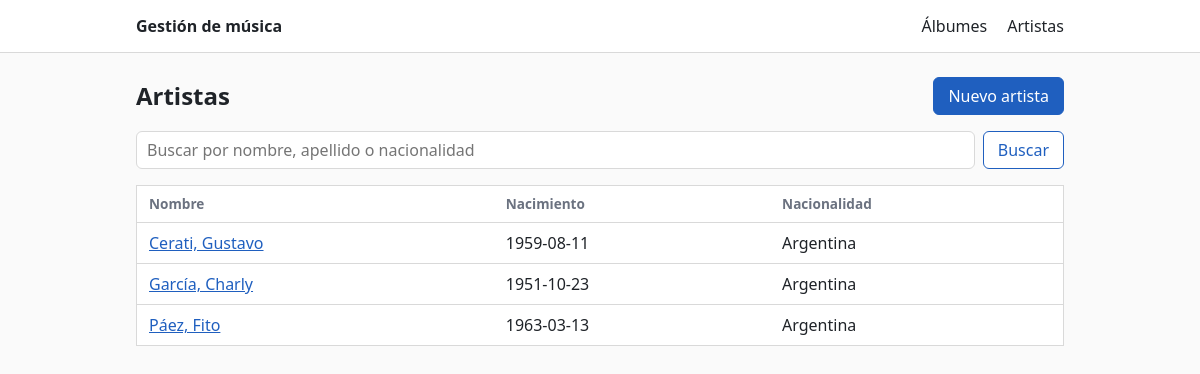
Page /artistas on the committed database.
### tables this page shows
CREATE TABLE Artistas (
    artista_id       INT UNSIGNED NOT NULL AUTO_INCREMENT,
    nombre           VARCHAR(80)  NOT NULL,
    apellido         VARCHAR(80)  NOT NULL,
    fecha_nacimiento DATE         NULL,
    nacionalidad     VARCHAR(60)  NULL,
    PRIMARY KEY (artista_id),
    KEY idx_artistas_apellido_nombre (apellido, nombre)
);

### src/Support/View.php (called while the page is built, shortened)
<?php
final class View
{
    public static function render(string $plantilla, array $datos = [], int $estado = 200): void
    {
        $raiz = dirname(__DIR__, 2) . '/templates';
        extract($datos, EXTR_SKIP);
        require $raiz . '/' . $plantilla . '.php';
        require $raiz . '/layout.php';
    }
}

### src/Controller/ArtistaController.php (called while the page is built, shortened)
<?php
final class ArtistaController
{
    public function index(array $query): void
    {
        $busqueda = Entrada::texto($query, 'q');
        View::render('artistas/index', [
            'artistas' => $this->artistas->listar($busqueda),
            'q'        => $busqueda,
        ]);
    }
}

### public/index.php (called while the page is built, shortened)
<?php
require __DIR__ . '/../src/autoload.php';
$config = require __DIR__ . '/../config/config.php';
try {
    $pdo = Database::conectar($config['db']);
    $artistaRepo = new ArtistaRepository($pdo);
    $albumRepo = new AlbumRepository($pdo);
    $albumService = new AlbumService($albumRepo, $artistaRepo);
    $artistaService = new ArtistaService($artistaRepo);
    $albumes = new AlbumController($albumService);
    $artistas = new ArtistaController($artistaService);
    $router = new Router();
    $router->agregar('GET', '/', static fn () => View::redirigir('/albumes'));
    $router->agregar('GET', '/albumes', static fn () => $albumes->index($_GET));
    $router->agregar('GET', '/albumes/nuevo', static fn () => $albumes->nuevo());
    $router->agregar('POST', '/albumes', static fn () => $albumes->crear($_POST));
    $router->agregar('GET', '/albumes/(\d+)', static fn (int $id) => $albumes->detalle($id));
    $router->agregar('GET', '/albumes/(\d+)/editar', static fn (int $id) => $albumes->editar($id));
    $router->agregar('POST', '/albumes/(\d+)', static fn (int $id) => $albumes->actualizar($id, $_POST));
    $router->agregar('POST', '/albumes/(\d+)/eliminar', static fn (int $id) => $albumes->eliminar($id));
    $router->agregar('POST', '/albumes/(\d+)/artistas', static fn (int $id) => $albumes->vincularArtista($id, $_POST));
    $router->agregar('POST', '/albumes/(\d+)/artistas/(\d+)/quitar', static fn (int $id, int $artistaId) => $albumes->desvincularArtista($id, $artistaId));
    $router->agregar('GET', '/artistas', static fn () => $artistas->index($_GET));
    $router->agregar('GET', '/artistas/nuevo', static fn () => $artistas->nuevo());
    $router->agregar('POST', '/artistas', static fn () => $artistas->crear($_POST));
    $router->agregar('GET', '/artistas/(\d+)', static fn (int $id) => $artistas->detalle($id));
    $router->agregar('GET', '/artistas/(\d+)/editar', static fn (int $id) => $artistas->editar($id));
    $router->agregar('POST', '/artistas/(\d+)', static fn (int $id) => $artistas->actualizar($id, $_POST));
    $router->agregar('POST', '/artistas/(\d+)/eliminar', static fn (int $id) => $artistas->eliminar($id));
    $metodo = $_SERVER['REQUEST_METHOD'] ?? 'GET';
    $ruta = parse_url($_SERVER['REQUEST_URI'] ?? '/', PHP_URL_PATH) ?: '/';
    $router->despachar($metodo, $ruta);
} catch (NoEncontradoException $e) {
    View::render('error', ['codigo' => 404, 'mensaje' => $e->getMessage()], 404);
} catch (Throwable $e) {
    error_log((string) $e);
    View::render('error', [
        'codigo'  => 500,
        'mensaje' => $config['debug'] ? $e->getMessage() : 'Algo salió mal de nuestro lado. Inténtalo de nuevo en un momento.',
    ], 500);
}

### src/Support/helpers.php (called while the page is built, shortened)
<?php
function e(?string $valor): string
{
    return htmlspecialchars((string) $valor, ENT_QUOTES | ENT_SUBSTITUTE, 'UTF-8');
}

### src/autoload.php (called while the page is built, shortened)
<?php
spl_autoload_register(static function (string $clase): void {
    $prefijo = 'Musica\\';
    $ruta = __DIR__ . '/' . str_replace('\\', '/', substr($clase, strlen($prefijo))) . '.php';
});
require_once __DIR__ . '/Support/helpers.php';

### src/Repository/ArtistaRepository.php (called while the page is built, shortened)
<?php
final class ArtistaRepository
{
    public function listar(?string $busqueda = null): array
    {
        $sql = 'SELECT ' . self::COLUMNAS . ' FROM Artistas';
        $params = [];
        $stmt = $this->pdo->prepare($sql . ' ORDER BY apellido, nombre');
        $stmt->execute($params);
        return array_map(Artista::desdeFila(...), $stmt->fetchAll());
    }
}

### src/Service/ArtistaService.php (called while the page is built, shortened)
<?php
final class ArtistaService
{
    public function listar(string $busqueda = ''): array
    {
        return $this->artistas->listar($busqueda);
    }
}

### templates/artistas/index.php (the view, shortened to what this page needs)
<div class="barra">
    <h1>Artistas</h1>
    <a class="boton" href="/artistas/nuevo">Nuevo artista</a>
</div>
<form class="busqueda" method="get" action="/artistas">
    <input type="search" name="q" value="<?= e($q) ?>" placeholder="Buscar por nombre, apellido o nacionalidad">
    <button type="submit" class="sec">Buscar</button>
</form>
<?php if ($artistas === []): ?>
    <p class="vacio"><?= $q !== '' ? 'Ningún artista coincide con la búsqueda.' : 'Todavía no hay artistas registrados.' ?></p>
<?php else: ?>
    <table>
        <thead>
            <tr><th>Nombre</th><th>Nacimiento</th><th>Nacionalidad</th></tr>
        </thead>
        <tbody>
        <?php foreach ($artistas as $artista): ?>
            <tr>
                <td><a href="/artistas/<?= $artista->id ?>"><?= e($artista->apellido . ', ' . $artista->nombre) ?></a></td>
                <td><?= e($artista->fechaNacimiento) ?: '<span class="tenue">-</span>' ?></td>
                <td><?= e($artista->nacionalidad) ?: '<span class="tenue">-</span>' ?></td>
            </tr>
        <?php endforeach; ?>
        </tbody>
    </table>
<?php endif; ?>

### src/Http/Router.php (shortened to what this page needs)
<?php
final class Router
{
    private array $rutas = [];
    public function agregar(string $metodo, string $patron, callable $manejador): void
    {
        $this->rutas[] = [$metodo, '#^' . $patron . '$#', $manejador];
    }
    public function despachar(string $metodo, string $ruta): void
    {
        $ruta = $ruta === '/' ? '/' : rtrim($ruta, '/');
        foreach ($this->rutas as [$metodoRuta, $regex, $manejador]) {
            if ($metodoRuta === $metodo && preg_match($regex, $ruta, $coincidencias) === 1) {
                array_shift($coincidencias);
                $manejador(...array_map('intval', $coincidencias));
                return;
            }
        }
        throw NoEncontradoException::ruta($ruta);
    }
}

### templates/layout.php (style rules this page uses)
:root { --borde: #d9d9d9; --texto: #1f2328; --tenue: #6b7280; --acento: #1f5fbf; --error: #b42318; --ok: #1a7f37; }
* { box-sizing: border-box; }
body { font: 16px/1.5 system-ui, sans-serif; color: var(--texto); margin: 0; background: #fafafa; }
a { color: var(--acento); }
h1 { font-size: 1.5rem; margin: 0; }
.barra { display: flex; justify-content: space-between; align-items: center; margin-bottom: 16px; gap: 12px; flex-wrap: wrap; }
.boton, button { display: inline-block; font: inherit; padding: 6px 14px; border: 1px solid var(--acento); background: var(--acento); color: #fff; border-radius: 6px; text-decoration: none; cursor: pointer; }
.boton.sec, button.sec { background: #fff; color: var(--acento); }
table { width: 100%; border-collapse: collapse; background: #fff; border: 1px solid var(--borde); }
th, td { text-align: left; padding: 8px 12px; border-bottom: 1px solid var(--borde); vertical-align: top; }
th { font-size: .85rem; color: var(--tenue); font-weight: 600; }
.busqueda { display: flex; gap: 8px; margin-bottom: 16px; }
input, select { font: inherit; padding: 6px 10px; border: 1px solid var(--borde); border-radius: 6px; background: #fff; }
.busqueda input { flex: 1; }

### rows in the picture
artistas: apellido+nombre "Cerati, Gustavo", fecha_nacimiento "1959-08-11", nacionalidad "Argentina"
artistas: apellido+nombre "García, Charly", fecha_nacimiento "1951-10-23", nacionalidad "Argentina"
artistas: apellido+nombre "Páez, Fito", fecha_nacimiento "1963-03-13", nacionalidad "Argentina"
